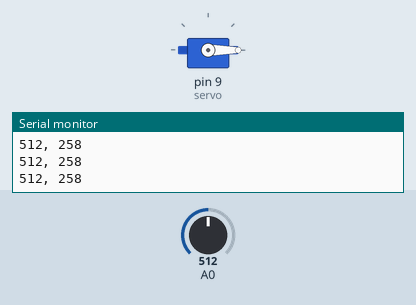
The sketch below on a simulated Arduino Uno, built with avr-gcc and run on an emulated ATmega328P. On the bench: servo, the last lines printed to the serial monitor. Inputs (shaded band) come from the test bench; at power-on: A0 = 512.

Above: at 1.2 s.
1.3 s: A0 set to 22
2.8 s: A0 set to 18
At 4.0 s:
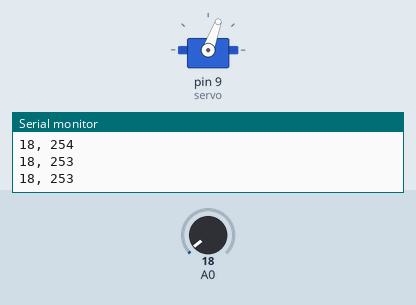
Timing chart, 0 to 5.8 s (numbered marks = the images above; inputs shaded):
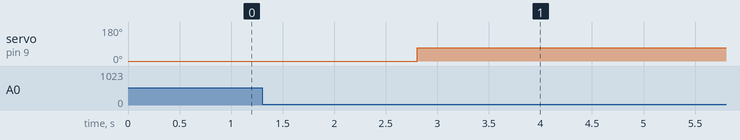

The sketch:

sketch_apr2a.ino
```cpp
#include <Servo.h>

Servo servo;
unsigned long startTime;
unsigned long elapsedTime;
int baseDelay = 260;  // 초기 딜레이 값
int minDelay = 50;    // 최소 딜레이 값 (최소한 얼마나 빨리 반응할지)

void setup() {
  // put your setup code here, to run once:
  Serial.begin(9600);
  servo.attach(9);
  servo.write(0);
  startTime = millis();
}

void loop() {
  // put your main code here, to run repeatedly:
  int light = analogRead(A0);
  elapsedTime = millis() - startTime;
  //int pos = map(light, 0, 50, 10, 30);

  int delayTime = baseDelay - (elapsedTime / 450);
  delayTime = max(delayTime, minDelay);

  if (light < 20)
  {
    //delay(1);
    servo.write(70);
    delay(delayTime);
  }
  else
  {
    servo.write(0);
  }

  //delay(5);

  Serial.print(light);
  Serial.print(", ");
  Serial.println(delayTime);
}  
```

Measured:
- the behaviour switches between 20 and 19 on A0 (found by bisection; images 0 and 1)
- after the input at 2.8 s, servo on pin 9 (servo): 0° → 70° at once
